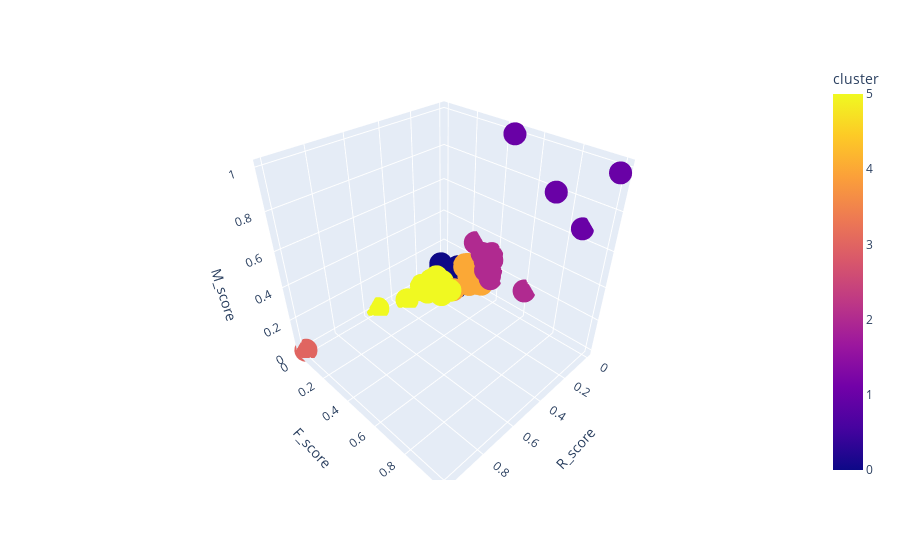

Source (notebook cell):
### Code cell
model = KMeans(n_clusters=6, random_state=42)
model.fit(X_scaled)

clusters_array = np.hstack((X_scaled, model.labels_.reshape(-1, 1)))
seg_kmeans = pd.DataFrame(clusters_array, columns=["R_score", "F_score", "M_score", "cluster"])
px.scatter_3d(seg_kmeans, x="R_score", y="F_score", z="M_score", color="cluster")
